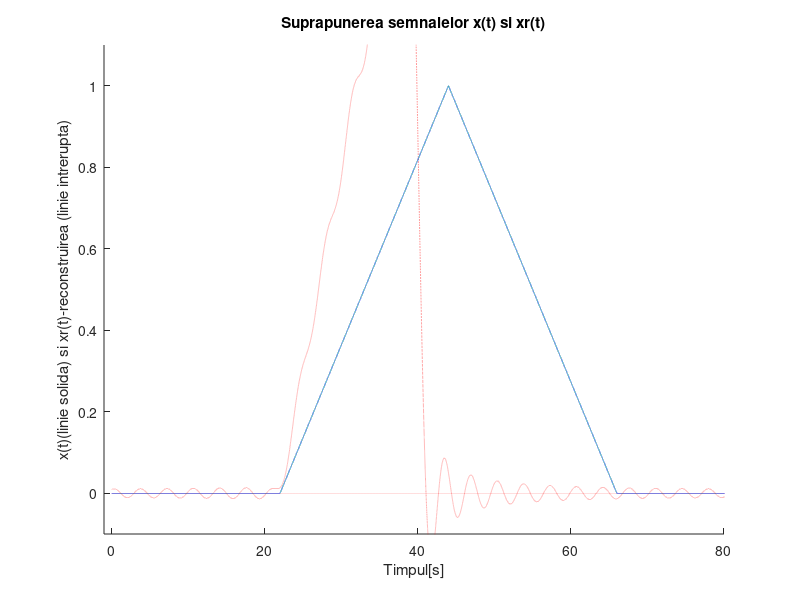
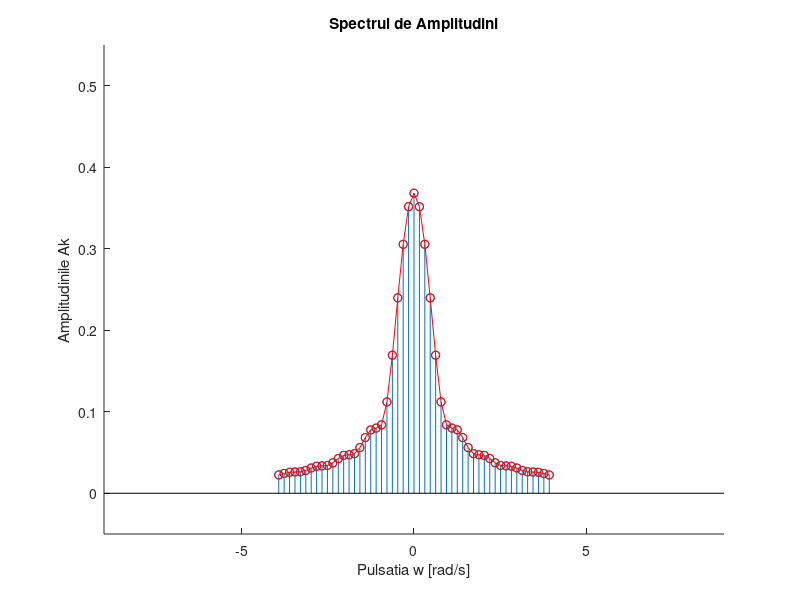

Write the MATLAB code that produced these figures, in order.
%in cazul prezent al unui semanal triunghiular simetric monoalernant

%de durata D=22 secunde
clear;
T=40;

f=1/T;

w=2*pi*f;

t = 0:0.001:4*T;

%am ales rezolutia temporala de 0.001

N=25;

C = zeros(1,2*N+1);

%am initializat vectorul de coeficienti cu valori nule

x=(sawtooth(w*t*10/22,0.5)+abs(sawtooth(w*t*10/22,0.5)))/2;


for n = -N:N

    C(n+N+1) = 1/T * integral(@(t)(1/2*sawtooth(w*t*10/22,0.5)+1/2*abs(sawtooth(w*t*10/22,0.5))).*exp(-1j*n*w*t*10/22),0,T) ;

    %calculul oeficientiilor cu formula analitica

  

end

yr = 0;

for n = -N:N

    yr = yr + C(n+N+1)*exp(1j*n*w*t*10/22) ;

end

%am recostruit semnalul initial cu 100 de componente

figure(1);

hold on

plot(t,real(yr),':r',t,imag(yr),':r')%reprezentarea semnalului reconstruit

plot(t,x);%reprezentarea semnalului initial

axis([-1 80 -0.1 1.1])%delimitarea axelor de coordonate

xlabel('Timpul[s]');

ylabel('x(t)(linie solida) si xr(t)-reconstruirea (linie intrerupta)');

title('Suprapunerea semnalelor x(t) si xr(t)')

hold off

%prin hold on/off pot reprezenta mai multe grafice in acelasi sistem

figure(2);

hold on

stem((-N:N)*w,2*abs(C));

%functia stem este utilizata pentru reprezentarea functilor sau a

%seturi de date cu valori discrete

plot((-N:N)*w,2*abs(C),'-ro');%infasuratoarea realizate din segmente de dreapta

xlabel('Pulsatia w [rad/s]');

ylabel('Amplitudinile Ak');

axis([-9 9 -0.05 0.55])% delimitarea axelor de coordonate

title('Spectrul de Amplitudini');

hold off

% Cu ajutorul seriei Fourier putem arata ca orice semnal poate fi scris ca fiind 

% o suma finita de semnale elementare, ceea ce face mai usoara reprezentarea grafica a acestuia 

% In cazul Spectrului de amplitudini am obtinut un grafic cu valori discrete. 

% Putem observa ca acesta este un grafic simetric fata de fundamentala, A(-k) fiind egal cu A(k).